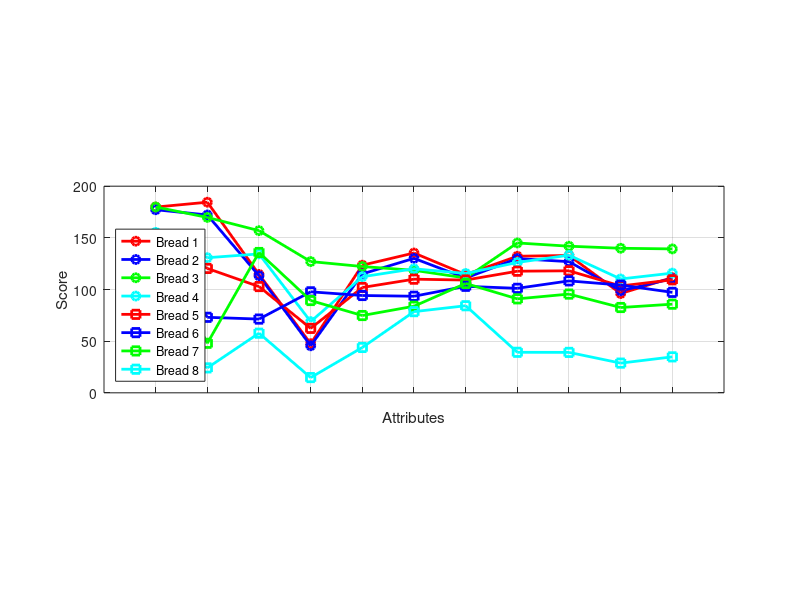
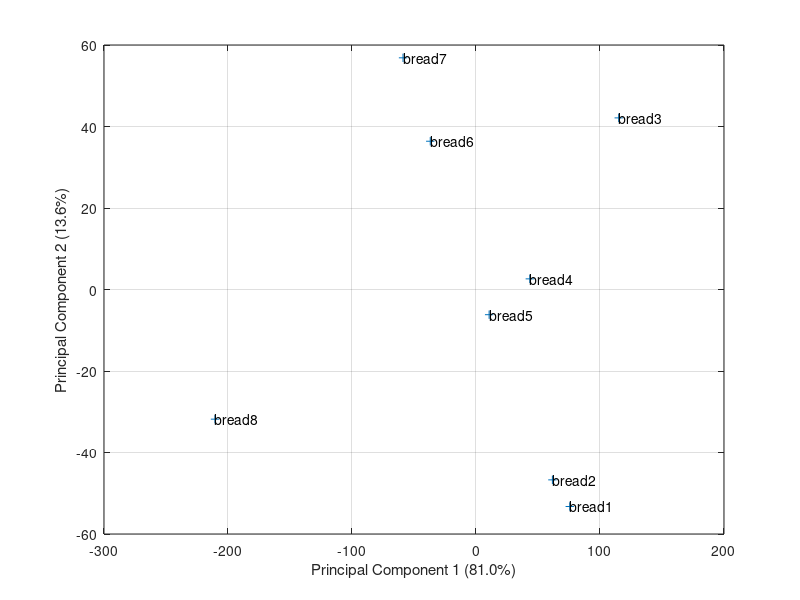
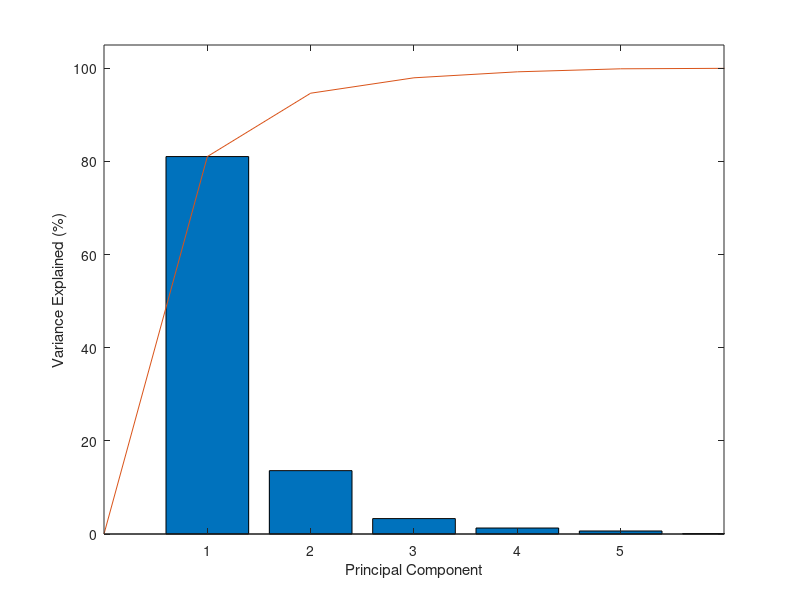

Write MATLAB code to recreate these figures, in order. (Note: this script raises an error after producing the figures.)
%Principal component analysis lecture

clear all
close all
clc

bread=importdata('breaddata_attributes.csv',',',1);
plot_bread_pictures=0;

%data contains all numerical values
%textdata contains all the text
%Skorpe,Krumme,Overflade,Kerner,Tungt,Taet,Saftigt,Maettende,Naerende,Fuldkorn,Fiber

%Extract data for each bread
bread1_idx=find(bread.data(:,3)==1);
bread1=bread.data(bread1_idx,5:end);
bread2_idx=find(bread.data(:,3)==2);
bread2=bread.data(bread2_idx,5:end);
bread3_idx=find(bread.data(:,3)==3);
bread3=bread.data(bread3_idx,5:end);
bread4_idx=find(bread.data(:,3)==4);
bread4=bread.data(bread4_idx,5:end);
bread5_idx=find(bread.data(:,3)==5);
bread5=bread.data(bread5_idx,5:end);
bread6_idx=find(bread.data(:,3)==6);
bread6=bread.data(bread6_idx,5:end);
bread7_idx=find(bread.data(:,3)==7);
bread7=bread.data(bread7_idx,5:end);
bread8_idx=find(bread.data(:,3)==8);
bread8=bread.data(bread8_idx,5:end);

%Calculating mean across test subjects for each bread
bread1_avg=mean(bread1,1);
bread2_avg=mean(bread2,1);
bread3_avg=mean(bread3,1);
bread4_avg=mean(bread4,1);
bread5_avg=mean(bread5,1);
bread6_avg=mean(bread6,1);
bread7_avg=mean(bread7,1);
bread8_avg=mean(bread8,1);
%%
%names=({'Sample1';'Sample2';'Sample3';'Sample4'});
names=({'Bread1';'Bread2';'Bread3';'Bread4';'Bread5';'Bread6';'Bread7';'Bread8'});

%Plotting a "profile" for each sample
figure;
plot([1:11],bread1_avg,'-or','linewidth',2)
hold on
plot([1:11],bread2_avg,'-ob','linewidth',2)
plot([1:11],bread3_avg,'-og','linewidth',2)
plot([1:11],bread4_avg,'-oc','linewidth',2)
plot([1:11],bread5_avg,'-sr','linewidth',2)
plot([1:11],bread6_avg,'-sb','linewidth',2)
plot([1:11],bread7_avg,'-sg','linewidth',2)
plot([1:11],bread8_avg,'-sc','linewidth',2)
axis([0 12 0 200])
xlabel('Attributes')
ylabel('Score')
legend('Bread 1','Bread 2','Bread 3','Bread 4','Bread 5','Bread 6','Bread 7','Bread 8','location','SouthWest')
set(gca,'xtick',[1:11])
%set(gca,'XTickLabel',['A';'B';'C';'D';'E';'F';'G';'H'])
set(gca,'XTickLabel',bread.textdata(5:end))
set(gca,'Plotboxaspectratio',[3 1 1])
grid on

%Arrange the input data
input_data=[bread1_avg;bread2_avg;bread3_avg;bread4_avg;bread5_avg;bread6_avg;bread7_avg;bread8_avg];

%Calling principal component analysis function
%[coefs,scores,variances] = princomp(input_data);    %This is the old matlab function (prior to Matlab r2012b)
[coefs_pca,scores_pca,latent_pca,tsquared_pca,explained_pca] = pca(input_data); %This is the new function. Note that it returns only data for the available dimensions
coefs=coefs_pca;
scores=scores_pca;
variances=latent_pca;
%Calculate explained variances in percent
percent_explained = 100*variances/sum(variances);

%Plot solution with PC1 and PC2
figure;
plot(scores(:,1),scores(:,2),'+')
xlabel(['Principal Component 1 (' num2str(percent_explained(1),'%.1f') '%)'])
ylabel(['Principal Component 2 (' num2str(percent_explained(2),'%.1f') '%)'])
grid on
text(scores(1,1),scores(1,2),'bread1')
text(scores(2,1),scores(2,2),'bread2')
text(scores(3,1),scores(3,2),'bread3')
text(scores(4,1),scores(4,2),'bread4')
text(scores(5,1),scores(5,2),'bread5')
text(scores(6,1),scores(6,2),'bread6')
text(scores(7,1),scores(7,2),'bread7')
text(scores(8,1),scores(8,2),'bread8')

%Explained variance
figure;

cumulative_percent_explained=cumsum(percent_explained);
%pareto(percent_explained) %does not show the last 5 %
bar(percent_explained)
hold on
plot([0:length(cumulative_percent_explained)],[0 cumulative_percent_explained'])
axis([0 6 0 105])
xlabel('Principal Component')
ylabel('Variance Explained (%)')
set(gca,'Xtick',[1 2 3 4 5])

%twodimensional biplot

figure

%varlbs = {'Att. A','Att. B','Att. C','Att. D','Att. E','Att. F','Att. G','Att. H'};
varlbs = bread.textdata(5:end)
obslbs = {'Bread 1','Bread 2','Bread 3','Bread 4','Bread 5','Bread 6','Bread 7','Bread 8'};
biplot(coefs(:,1:2),'scores',scores(:,1:2),'varlabels',varlbs,'obslabels',obslbs);
xlabel(['Principal Component 1 (' num2str(percent_explained(1),'%.1f') '%)'])
ylabel(['Principal Component 2 (' num2str(percent_explained(2),'%.1f') '%)'])
zlabel(['Principal Component 3 (' num2str(percent_explained(3),'%.1f') '%)'])
%biplot(coefs(:,1:2),'scores',scores(:,1:2));
axis([-1 1 -1 1])
scaling_factor=115.1/0.41426;
text(scores(1,1)/scaling_factor,scores(1,2)/scaling_factor,'Bread1','color',[1 0 0])
text(scores(2,1)/scaling_factor,scores(2,2)/scaling_factor,'Bread2','color',[1 0 0])
text(scores(3,1)/scaling_factor,scores(3,2)/scaling_factor,'Bread3','color',[1 0 0])
text(scores(4,1)/scaling_factor,scores(4,2)/scaling_factor,'Bread4','color',[1 0 0])
text(scores(5,1)/scaling_factor,scores(5,2)/scaling_factor,'Bread5','color',[1 0 0])
text(scores(6,1)/scaling_factor,scores(6,2)/scaling_factor,'Bread6','color',[1 0 0])
text(scores(7,1)/scaling_factor,scores(7,2)/scaling_factor,'Bread7','color',[1 0 0])
text(scores(8,1)/scaling_factor,scores(8,2)/scaling_factor,'Bread8','color',[1 0 0])

%Threedimensional biplot
figure

biplot(coefs(:,1:3),'scores',scores(:,1:3),'varlabels',varlbs,'obslabels',obslbs);
%biplot(coefs(:,1:2),'scores',scores(:,1:2));
xlabel(['Principal Component 1 (' num2str(percent_explained(1),'%.1f') '%)'])
ylabel(['Principal Component 2 (' num2str(percent_explained(2),'%.1f') '%)'])
zlabel(['Principal Component 3 (' num2str(percent_explained(3),'%.1f') '%)'])
axis([-1 1 -1 1 -1 1])

scaling_factor=115.1/0.53681;
text(scores(1,1)/scaling_factor,scores(1,2)/scaling_factor,scores(1,3)/scaling_factor,'Bread1','color',[1 0 0])
text(scores(2,1)/scaling_factor,scores(2,2)/scaling_factor,scores(2,3)/scaling_factor,'Bread2','color',[1 0 0])
text(scores(3,1)/scaling_factor,scores(3,2)/scaling_factor,scores(3,3)/scaling_factor,'Bread3','color',[1 0 0])
text(scores(4,1)/scaling_factor,scores(4,2)/scaling_factor,scores(4,3)/scaling_factor,'Bread4','color',[1 0 0])
text(scores(5,1)/scaling_factor,scores(5,2)/scaling_factor,scores(5,3)/scaling_factor,'Bread5','color',[1 0 0])
text(scores(6,1)/scaling_factor,scores(6,2)/scaling_factor,scores(6,3)/scaling_factor,'Bread6','color',[1 0 0])
text(scores(7,1)/scaling_factor,scores(7,2)/scaling_factor,scores(7,3)/scaling_factor,'Bread7','color',[1 0 0])
text(scores(8,1)/scaling_factor,scores(8,2)/scaling_factor,scores(8,3)/scaling_factor,'Bread8','color',[1 0 0])

if plot_bread_pictures
%% Place bread pictures in plot
imgscalefactor=0.1;
Opacy=0.9;
scaled_scores=scores./scaling_factor; %Scores scaled to biplot locations

img_b1 = imread('bread1.jpg');     % Load bread image
bread=1;
xImage = [scaled_scores(bread,1)-imgscalefactor scaled_scores(bread,1)+imgscalefactor; scaled_scores(bread,1)-imgscalefactor scaled_scores(bread,1)+imgscalefactor];   % The x data for the image corners
yImage = [scaled_scores(bread,2) scaled_scores(bread,2); scaled_scores(bread,2) scaled_scores(bread,2)];             % The y data for the image corners
zImage = [scaled_scores(bread,3)+imgscalefactor scaled_scores(bread,3)+imgscalefactor; scaled_scores(bread,3)-imgscalefactor scaled_scores(bread,3)-imgscalefactor];   % The z data for the image corners
hold on
surf(xImage,yImage,zImage,'CData',img_b1,'FaceColor','texturemap','EdgeColor','none','FaceAlpha',Opacy,'Clipping','off');   % Plot the surface
xImage = [scaled_scores(bread,1) scaled_scores(bread,1); scaled_scores(bread,1) scaled_scores(bread,1)];   % The x data for the image corners
yImage = [scaled_scores(bread,2)-imgscalefactor scaled_scores(bread,2)+imgscalefactor; scaled_scores(bread,2)-imgscalefactor scaled_scores(bread,2)+imgscalefactor];             % The y data for the image corners
zImage = [scaled_scores(bread,3)+imgscalefactor scaled_scores(bread,3)+imgscalefactor; scaled_scores(bread,3)-imgscalefactor scaled_scores(bread,3)-imgscalefactor];   % The z data for the image corners
surf(xImage,yImage,zImage,'CData',img_b1,'FaceColor','texturemap','EdgeColor','none','FaceAlpha',Opacy,'Clipping','off');   % Plot the surface
xImage = [scaled_scores(bread,1)-imgscalefactor scaled_scores(bread,1)+imgscalefactor; scaled_scores(bread,1)-imgscalefactor scaled_scores(bread,1)+imgscalefactor];   % The x data for the image corners
yImage = [scaled_scores(bread,2)+imgscalefactor scaled_scores(bread,2)+imgscalefactor; scaled_scores(bread,2)-imgscalefactor scaled_scores(bread,2)-imgscalefactor];             % The y data for the image corners
zImage = [scaled_scores(bread,3) scaled_scores(bread,3); scaled_scores(bread,3) scaled_scores(bread,3)];   % The z data for the image corners
surf(xImage,yImage,zImage,'CData',img_b1,'FaceColor','texturemap','EdgeColor','none','FaceAlpha',Opacy,'Clipping','off');   % Plot the surface

img_b2 = imread('bread2.jpg');     % Load bread image
bread=2;
xImage = [scaled_scores(bread,1)-imgscalefactor scaled_scores(bread,1)+imgscalefactor; scaled_scores(bread,1)-imgscalefactor scaled_scores(bread,1)+imgscalefactor];   % The x data for the image corners
yImage = [scaled_scores(bread,2) scaled_scores(bread,2); scaled_scores(bread,2) scaled_scores(bread,2)];             % The y data for the image corners
zImage = [scaled_scores(bread,3)+imgscalefactor scaled_scores(bread,3)+imgscalefactor; scaled_scores(bread,3)-imgscalefactor scaled_scores(bread,3)-imgscalefactor];   % The z data for the image corners
hold on
h=surf(xImage,yImage,zImage,'CData',img_b2,'FaceColor','texturemap','EdgeColor','none','FaceAlpha',Opacy,'Clipping','off');   % Plot the surface
xImage = [scaled_scores(bread,1) scaled_scores(bread,1); scaled_scores(bread,1) scaled_scores(bread,1)];   % The x data for the image corners
yImage = [scaled_scores(bread,2)-imgscalefactor scaled_scores(bread,2)+imgscalefactor; scaled_scores(bread,2)-imgscalefactor scaled_scores(bread,2)+imgscalefactor];             % The y data for the image corners
zImage = [scaled_scores(bread,3)+imgscalefactor scaled_scores(bread,3)+imgscalefactor; scaled_scores(bread,3)-imgscalefactor scaled_scores(bread,3)-imgscalefactor];   % The z data for the image corners
surf(xImage,yImage,zImage,'CData',img_b2,'FaceColor','texturemap','EdgeColor','none','FaceAlpha',Opacy,'Clipping','off');   % Plot the surface
xImage = [scaled_scores(bread,1)-imgscalefactor scaled_scores(bread,1)+imgscalefactor; scaled_scores(bread,1)-imgscalefactor scaled_scores(bread,1)+imgscalefactor];   % The x data for the image corners
yImage = [scaled_scores(bread,2)+imgscalefactor scaled_scores(bread,2)+imgscalefactor; scaled_scores(bread,2)-imgscalefactor scaled_scores(bread,2)-imgscalefactor];             % The y data for the image corners
zImage = [scaled_scores(bread,3) scaled_scores(bread,3); scaled_scores(bread,3) scaled_scores(bread,3)];   % The z data for the image corners
surf(xImage,yImage,zImage,'CData',img_b2,'FaceColor','texturemap','EdgeColor','none','FaceAlpha',Opacy,'Clipping','off');   % Plot the surface

img_b3 = imread('bread3.jpg');     % Load bread image
bread=3;
xImage = [scaled_scores(bread,1)-imgscalefactor scaled_scores(bread,1)+imgscalefactor; scaled_scores(bread,1)-imgscalefactor scaled_scores(bread,1)+imgscalefactor];   % The x data for the image corners
yImage = [scaled_scores(bread,2) scaled_scores(bread,2); scaled_scores(bread,2) scaled_scores(bread,2)];             % The y data for the image corners
zImage = [scaled_scores(bread,3)+imgscalefactor scaled_scores(bread,3)+imgscalefactor; scaled_scores(bread,3)-imgscalefactor scaled_scores(bread,3)-imgscalefactor];   % The z data for the image corners
hold on
surf(xImage,yImage,zImage,'CData',img_b3,'FaceColor','texturemap','EdgeColor','none','FaceAlpha',Opacy,'Clipping','off');   % Plot the surface
xImage = [scaled_scores(bread,1) scaled_scores(bread,1); scaled_scores(bread,1) scaled_scores(bread,1)];   % The x data for the image corners
yImage = [scaled_scores(bread,2)-imgscalefactor scaled_scores(bread,2)+imgscalefactor; scaled_scores(bread,2)-imgscalefactor scaled_scores(bread,2)+imgscalefactor];             % The y data for the image corners
zImage = [scaled_scores(bread,3)+imgscalefactor scaled_scores(bread,3)+imgscalefactor; scaled_scores(bread,3)-imgscalefactor scaled_scores(bread,3)-imgscalefactor];   % The z data for the image corners
surf(xImage,yImage,zImage,'CData',img_b3,'FaceColor','texturemap','EdgeColor','none','FaceAlpha',Opacy,'Clipping','off');   % Plot the surface
xImage = [scaled_scores(bread,1)-imgscalefactor scaled_scores(bread,1)+imgscalefactor; scaled_scores(bread,1)-imgscalefactor scaled_scores(bread,1)+imgscalefactor];   % The x data for the image corners
yImage = [scaled_scores(bread,2)+imgscalefactor scaled_scores(bread,2)+imgscalefactor; scaled_scores(bread,2)-imgscalefactor scaled_scores(bread,2)-imgscalefactor];             % The y data for the image corners
zImage = [scaled_scores(bread,3) scaled_scores(bread,3); scaled_scores(bread,3) scaled_scores(bread,3)];   % The z data for the image corners
surf(xImage,yImage,zImage,'CData',img_b3,'FaceColor','texturemap','EdgeColor','none','FaceAlpha',Opacy,'Clipping','off');   % Plot the surface

img_b4 = imread('bread4.jpg');     % Load bread image
bread=4;
xImage = [scaled_scores(bread,1)-imgscalefactor scaled_scores(bread,1)+imgscalefactor; scaled_scores(bread,1)-imgscalefactor scaled_scores(bread,1)+imgscalefactor];   % The x data for the image corners
yImage = [scaled_scores(bread,2) scaled_scores(bread,2); scaled_scores(bread,2) scaled_scores(bread,2)];             % The y data for the image corners
zImage = [scaled_scores(bread,3)+imgscalefactor scaled_scores(bread,3)+imgscalefactor; scaled_scores(bread,3)-imgscalefactor scaled_scores(bread,3)-imgscalefactor];   % The z data for the image corners
hold on
surf(xImage,yImage,zImage,'CData',img_b4,'FaceColor','texturemap','EdgeColor','none','FaceAlpha',Opacy,'Clipping','off');   % Plot the surface
xImage = [scaled_scores(bread,1) scaled_scores(bread,1); scaled_scores(bread,1) scaled_scores(bread,1)];   % The x data for the image corners
yImage = [scaled_scores(bread,2)-imgscalefactor scaled_scores(bread,2)+imgscalefactor; scaled_scores(bread,2)-imgscalefactor scaled_scores(bread,2)+imgscalefactor];             % The y data for the image corners
zImage = [scaled_scores(bread,3)+imgscalefactor scaled_scores(bread,3)+imgscalefactor; scaled_scores(bread,3)-imgscalefactor scaled_scores(bread,3)-imgscalefactor];   % The z data for the image corners
surf(xImage,yImage,zImage,'CData',img_b4,'FaceColor','texturemap','EdgeColor','none','FaceAlpha',Opacy,'Clipping','off');   % Plot the surface
xImage = [scaled_scores(bread,1)-imgscalefactor scaled_scores(bread,1)+imgscalefactor; scaled_scores(bread,1)-imgscalefactor scaled_scores(bread,1)+imgscalefactor];   % The x data for the image corners
yImage = [scaled_scores(bread,2)+imgscalefactor scaled_scores(bread,2)+imgscalefactor; scaled_scores(bread,2)-imgscalefactor scaled_scores(bread,2)-imgscalefactor];             % The y data for the image corners
zImage = [scaled_scores(bread,3) scaled_scores(bread,3); scaled_scores(bread,3) scaled_scores(bread,3)];   % The z data for the image corners
surf(xImage,yImage,zImage,'CData',img_b4,'FaceColor','texturemap','EdgeColor','none','FaceAlpha',Opacy,'Clipping','off');   % Plot the surface

img_b5 = imread('bread5.jpg');     % Load bread image
bread=5;
xImage = [scaled_scores(bread,1)-imgscalefactor scaled_scores(bread,1)+imgscalefactor; scaled_scores(bread,1)-imgscalefactor scaled_scores(bread,1)+imgscalefactor];   % The x data for the image corners
yImage = [scaled_scores(bread,2) scaled_scores(bread,2); scaled_scores(bread,2) scaled_scores(bread,2)];             % The y data for the image corners
zImage = [scaled_scores(bread,3)+imgscalefactor scaled_scores(bread,3)+imgscalefactor; scaled_scores(bread,3)-imgscalefactor scaled_scores(bread,3)-imgscalefactor];   % The z data for the image corners
hold on
surf(xImage,yImage,zImage,'CData',img_b5,'FaceColor','texturemap','EdgeColor','none','FaceAlpha',Opacy,'Clipping','off');   % Plot the surface
xImage = [scaled_scores(bread,1) scaled_scores(bread,1); scaled_scores(bread,1) scaled_scores(bread,1)];   % The x data for the image corners
yImage = [scaled_scores(bread,2)-imgscalefactor scaled_scores(bread,2)+imgscalefactor; scaled_scores(bread,2)-imgscalefactor scaled_scores(bread,2)+imgscalefactor];             % The y data for the image corners
zImage = [scaled_scores(bread,3)+imgscalefactor scaled_scores(bread,3)+imgscalefactor; scaled_scores(bread,3)-imgscalefactor scaled_scores(bread,3)-imgscalefactor];   % The z data for the image corners
surf(xImage,yImage,zImage,'CData',img_b5,'FaceColor','texturemap','EdgeColor','none','FaceAlpha',Opacy,'Clipping','off');   % Plot the surface
xImage = [scaled_scores(bread,1)-imgscalefactor scaled_scores(bread,1)+imgscalefactor; scaled_scores(bread,1)-imgscalefactor scaled_scores(bread,1)+imgscalefactor];   % The x data for the image corners
yImage = [scaled_scores(bread,2)+imgscalefactor scaled_scores(bread,2)+imgscalefactor; scaled_scores(bread,2)-imgscalefactor scaled_scores(bread,2)-imgscalefactor];             % The y data for the image corners
zImage = [scaled_scores(bread,3) scaled_scores(bread,3); scaled_scores(bread,3) scaled_scores(bread,3)];   % The z data for the image corners
surf(xImage,yImage,zImage,'CData',img_b5,'FaceColor','texturemap','EdgeColor','none','FaceAlpha',Opacy,'Clipping','off');   % Plot the surface

img_b6 = imread('bread6.jpg');     % Load bread image
bread=6;
xImage = [scaled_scores(bread,1)-imgscalefactor scaled_scores(bread,1)+imgscalefactor; scaled_scores(bread,1)-imgscalefactor scaled_scores(bread,1)+imgscalefactor];   % The x data for the image corners
yImage = [scaled_scores(bread,2) scaled_scores(bread,2); scaled_scores(bread,2) scaled_scores(bread,2)];             % The y data for the image corners
zImage = [scaled_scores(bread,3)+imgscalefactor scaled_scores(bread,3)+imgscalefactor; scaled_scores(bread,3)-imgscalefactor scaled_scores(bread,3)-imgscalefactor];   % The z data for the image corners
hold on
surf(xImage,yImage,zImage,'CData',img_b6,'FaceColor','texturemap','EdgeColor','none','FaceAlpha',Opacy,'Clipping','off');   % Plot the surface
xImage = [scaled_scores(bread,1) scaled_scores(bread,1); scaled_scores(bread,1) scaled_scores(bread,1)];   % The x data for the image corners
yImage = [scaled_scores(bread,2)-imgscalefactor scaled_scores(bread,2)+imgscalefactor; scaled_scores(bread,2)-imgscalefactor scaled_scores(bread,2)+imgscalefactor];             % The y data for the image corners
zImage = [scaled_scores(bread,3)+imgscalefactor scaled_scores(bread,3)+imgscalefactor; scaled_scores(bread,3)-imgscalefactor scaled_scores(bread,3)-imgscalefactor];   % The z data for the image corners
surf(xImage,yImage,zImage,'CData',img_b6,'FaceColor','texturemap','EdgeColor','none','FaceAlpha',Opacy,'Clipping','off');   % Plot the surface
xImage = [scaled_scores(bread,1)-imgscalefactor scaled_scores(bread,1)+imgscalefactor; scaled_scores(bread,1)-imgscalefactor scaled_scores(bread,1)+imgscalefactor];   % The x data for the image corners
yImage = [scaled_scores(bread,2)+imgscalefactor scaled_scores(bread,2)+imgscalefactor; scaled_scores(bread,2)-imgscalefactor scaled_scores(bread,2)-imgscalefactor];             % The y data for the image corners
zImage = [scaled_scores(bread,3) scaled_scores(bread,3); scaled_scores(bread,3) scaled_scores(bread,3)];   % The z data for the image corners
surf(xImage,yImage,zImage,'CData',img_b6,'FaceColor','texturemap','EdgeColor','none','FaceAlpha',Opacy,'Clipping','off');   % Plot the surface

img_b7 = imread('bread7.jpg');     % Load bread image
bread=7;
xImage = [scaled_scores(bread,1)-imgscalefactor scaled_scores(bread,1)+imgscalefactor; scaled_scores(bread,1)-imgscalefactor scaled_scores(bread,1)+imgscalefactor];   % The x data for the image corners
yImage = [scaled_scores(bread,2) scaled_scores(bread,2); scaled_scores(bread,2) scaled_scores(bread,2)];             % The y data for the image corners
zImage = [scaled_scores(bread,3)+imgscalefactor scaled_scores(bread,3)+imgscalefactor; scaled_scores(bread,3)-imgscalefactor scaled_scores(bread,3)-imgscalefactor];   % The z data for the image corners
hold on
surf(xImage,yImage,zImage,'CData',img_b7,'FaceColor','texturemap','EdgeColor','none','FaceAlpha',Opacy,'Clipping','off');   % Plot the surface
xImage = [scaled_scores(bread,1) scaled_scores(bread,1); scaled_scores(bread,1) scaled_scores(bread,1)];   % The x data for the image corners
yImage = [scaled_scores(bread,2)-imgscalefactor scaled_scores(bread,2)+imgscalefactor; scaled_scores(bread,2)-imgscalefactor scaled_scores(bread,2)+imgscalefactor];             % The y data for the image corners
zImage = [scaled_scores(bread,3)+imgscalefactor scaled_scores(bread,3)+imgscalefactor; scaled_scores(bread,3)-imgscalefactor scaled_scores(bread,3)-imgscalefactor];   % The z data for the image corners
surf(xImage,yImage,zImage,'CData',img_b7,'FaceColor','texturemap','EdgeColor','none','FaceAlpha',Opacy,'Clipping','off');   % Plot the surface
xImage = [scaled_scores(bread,1)-imgscalefactor scaled_scores(bread,1)+imgscalefactor; scaled_scores(bread,1)-imgscalefactor scaled_scores(bread,1)+imgscalefactor];   % The x data for the image corners
yImage = [scaled_scores(bread,2)+imgscalefactor scaled_scores(bread,2)+imgscalefactor; scaled_scores(bread,2)-imgscalefactor scaled_scores(bread,2)-imgscalefactor];             % The y data for the image corners
zImage = [scaled_scores(bread,3) scaled_scores(bread,3); scaled_scores(bread,3) scaled_scores(bread,3)];   % The z data for the image corners
surf(xImage,yImage,zImage,'CData',img_b7,'FaceColor','texturemap','EdgeColor','none','FaceAlpha',Opacy,'Clipping','off');   % Plot the surface

img_b8 = imread('bread8.jpg');     % Load bread image
bread=8;
xImage = [scaled_scores(bread,1)-imgscalefactor scaled_scores(bread,1)+imgscalefactor; scaled_scores(bread,1)-imgscalefactor scaled_scores(bread,1)+imgscalefactor];   % The x data for the image corners
yImage = [scaled_scores(bread,2) scaled_scores(bread,2); scaled_scores(bread,2) scaled_scores(bread,2)];             % The y data for the image corners
zImage = [scaled_scores(bread,3)+imgscalefactor scaled_scores(bread,3)+imgscalefactor; scaled_scores(bread,3)-imgscalefactor scaled_scores(bread,3)-imgscalefactor];   % The z data for the image corners
hold on
surf(xImage,yImage,zImage,'CData',img_b8,'FaceColor','texturemap','EdgeColor','none','FaceAlpha',Opacy,'Clipping','off');   % Plot the surface
xImage = [scaled_scores(bread,1) scaled_scores(bread,1); scaled_scores(bread,1) scaled_scores(bread,1)];   % The x data for the image corners
yImage = [scaled_scores(bread,2)-imgscalefactor scaled_scores(bread,2)+imgscalefactor; scaled_scores(bread,2)-imgscalefactor scaled_scores(bread,2)+imgscalefactor];             % The y data for the image corners
zImage = [scaled_scores(bread,3)+imgscalefactor scaled_scores(bread,3)+imgscalefactor; scaled_scores(bread,3)-imgscalefactor scaled_scores(bread,3)-imgscalefactor];   % The z data for the image corners
surf(xImage,yImage,zImage,'CData',img_b8,'FaceColor','texturemap','EdgeColor','none','FaceAlpha',Opacy,'Clipping','off');   % Plot the surface
xImage = [scaled_scores(bread,1)-imgscalefactor scaled_scores(bread,1)+imgscalefactor; scaled_scores(bread,1)-imgscalefactor scaled_scores(bread,1)+imgscalefactor];   % The x data for the image corners
yImage = [scaled_scores(bread,2)+imgscalefactor scaled_scores(bread,2)+imgscalefactor; scaled_scores(bread,2)-imgscalefactor scaled_scores(bread,2)-imgscalefactor];             % The y data for the image corners
zImage = [scaled_scores(bread,3) scaled_scores(bread,3); scaled_scores(bread,3) scaled_scores(bread,3)];   % The z data for the image corners
surf(xImage,yImage,zImage,'CData',img_b8,'FaceColor','texturemap','EdgeColor','none','FaceAlpha',Opacy,'Clipping','off');   % Plot the surface
end

%Skorpe,Krumme,Overflade,Kerner,Tungt,Taet,Saftigt,Maettende,Naerende,Fuldkorn,Fiber
%Table of Principal component analysis and attribute loadings
disp('Principal component analysis')
disp('----------------------------      Loadings')
disp(sprintf('Attribute:                PC1(%.1f%%) PC2(%.1f%%) PC3(%.1f%%) ',percent_explained(1),percent_explained(2),percent_explained(3)))
disp(sprintf('Skorpe                      %.3f      %.3f      %.3f     ',coefs(1,1),coefs(1,2),coefs(1,3)))
disp(sprintf('Krumme                      %.3f      %.3f      %.3f     ',coefs(2,1),coefs(2,2),coefs(2,3)))
disp(sprintf('Overflade                   %.3f      %.3f      %.3f     ',coefs(3,1),coefs(3,2),coefs(3,3)))
disp(sprintf('Kerner                      %.3f      %.3f      %.3f     ',coefs(4,1),coefs(4,2),coefs(4,3)))
disp(sprintf('Tungt                       %.3f      %.3f      %.3f     ',coefs(5,1),coefs(5,2),coefs(5,3)))
disp(sprintf('Taet                        %.3f      %.3f      %.3f     ',coefs(6,1),coefs(6,2),coefs(6,3)))
disp(sprintf('Saftigt                     %.3f      %.3f      %.3f     ',coefs(7,1),coefs(7,2),coefs(7,3)))
disp(sprintf('Maettende                   %.3f      %.3f      %.3f     ',coefs(8,1),coefs(8,2),coefs(8,3)))
disp(sprintf('Naerende                    %.3f      %.3f      %.3f     ',coefs(9,1),coefs(9,2),coefs(9,3)))
disp(sprintf('Fuldkorn                    %.3f      %.3f      %.3f     ',coefs(10,1),coefs(10,2),coefs(10,3)))
disp(sprintf('Fiber                       %.3f      %.3f      %.3f     ',coefs(11,1),coefs(11,2),coefs(11,3)))

return

%rotate "factors/components"
[coefs_rotated,T] = rotatefactors(coefs(:,1:3));  %uses default VARIMAX. T contains the rotation matrix
%[coefs_rotated,T] = rotatefactors(coefs(:,1:3),'method','varimax','normalize','off'); %T contains the rotation matrix
%[coefs_rotated,T] = rotatefactors(coefs(:,1:3),'method','varimax','normalize','on');  %T contains the rotation matrix
%[coefs_rotated,T] = rotatefactors(coefs(:,1:3),'method','equamax','normalize','on');  %T contains the rotation matrix

scores_rotated=scores(:,1:3)*T;

%calculate variances of rotated scores
variances_rotated=var(scores_rotated,0,1);

%Calculate explained variances in percent from rotated
percent_explained_rotated = 100*variances_rotated/sum(variances);

percent_explained_rotated=[percent_explained_rotated 0];


%Explained variance
figure;

cumulative_percent_explained_rotated=cumsum(percent_explained_rotated);
%pareto(percent_explained_rotated) %does not show the last 5 %
bar(percent_explained_rotated)
hold on
plot([0:length(cumulative_percent_explained_rotated)],[0 cumulative_percent_explained_rotated])
axis([0 6 0 105])
xlabel('Principal Component (rotated)')
ylabel('Variance Explained (%)')
set(gca,'Xtick',[1 2 3 4 5])
title('Rotated')

%Plot solution with PC1 and PC2
figure;
plot(scores_rotated(:,1),scores_rotated(:,2),'+')
xlabel(['Principal Component 1 (Rotated) (' num2str(percent_explained_rotated(1),'%.1f') '%)'])
ylabel(['Principal Component 2 (Rotated) (' num2str(percent_explained_rotated(2),'%.1f') '%)'])
grid on
text(scores_rotated(1,1),scores_rotated(1,2),'Bread1')
text(scores_rotated(2,1),scores_rotated(2,2),'Bread2')
text(scores_rotated(3,1),scores_rotated(3,2),'Bread3')
text(scores_rotated(4,1),scores_rotated(4,2),'Bread4')
text(scores_rotated(5,1),scores_rotated(5,2),'Bread5')
text(scores_rotated(6,1),scores_rotated(6,2),'Bread6')
text(scores_rotated(7,1),scores_rotated(7,2),'Bread7')
text(scores_rotated(8,1),scores_rotated(8,2),'Bread8')

%Table of Principal component analysis and attribute loadings
B=[coefs_rotated zeros(11,1)];%fill in zeros for PC4
%Skorpe,Krumme,Overflade,Kerner,Tungt,Taet,Saftigt,Maettende,Naerende,Fuldkorn,Fiber
disp('Principal component analysis - (rotated VARIMAX)')
disp('----------------------------      Loadings')
disp(sprintf('Attribute:                PC1(%.1f%%) PC2(%.1f%%) PC3(%.1f%%)',percent_explained_rotated(1),percent_explained_rotated(2),percent_explained_rotated(3)))
disp(sprintf('Skorpe                      %.3f      %.3f      %.3f     ',B(1,1),B(1,2),B(1,3)))
disp(sprintf('Krumme                      %.3f      %.3f      %.3f     ',B(2,1),B(2,2),B(2,3)))
disp(sprintf('Overflade                   %.3f      %.3f      %.3f     ',B(3,1),B(3,2),B(3,3)))
disp(sprintf('Kerner                      %.3f      %.3f      %.3f     ',B(4,1),B(4,2),B(4,3)))
disp(sprintf('Tungt                       %.3f      %.3f      %.3f     ',B(5,1),B(5,2),B(5,3)))
disp(sprintf('Taet                        %.3f      %.3f      %.3f     ',B(6,1),B(6,2),B(6,3)))
disp(sprintf('Saftigt                     %.3f      %.3f      %.3f     ',B(7,1),B(7,2),B(7,3)))
disp(sprintf('Maettende                   %.3f      %.3f      %.3f     ',B(8,1),B(8,2),B(8,3)))
disp(sprintf('Naerende                    %.3f      %.3f      %.3f     ',B(9,1),B(9,2),B(9,3)))
disp(sprintf('Fuldkorn                    %.3f      %.3f      %.3f     ',B(10,1),B(10,2),B(10,3)))
disp(sprintf('Fiber                       %.3f      %.3f      %.3f     ',B(11,1),B(11,2),B(11,3)))

%twodimensional biplot

figure

%varlbs = {'Att. A','Att. B','Att. C','Att. D','Att. E','Att. F','Att. G','Att. H'};
%obslbs = {'Stimulus 1','Stimulus 2','Stimulus 3','Stimulus 4'};
biplot(coefs_rotated(:,1:2),'scores',scores_rotated(:,1:2),'varlabels',varlbs,'obslabels',obslbs);
xlabel(['Principal Component 1 (Rotated) (' num2str(percent_explained_rotated(1),'%.1f') '%)'])
ylabel(['Principal Component 2 (Rotated) (' num2str(percent_explained_rotated(2),'%.1f') '%)'])
zlabel(['Principal Component 3 (Rotated) (' num2str(percent_explained_rotated(3),'%.1f') '%)'])

axis([-1 1 -1 1])
scaling_factor=108.7/0.43819;
text(scores_rotated(1,1)/scaling_factor,-scores_rotated(1,2)/scaling_factor,'Bread1','color',[1 0 0])
text(scores_rotated(2,1)/scaling_factor,-scores_rotated(2,2)/scaling_factor,'Bread2','color',[1 0 0])
text(scores_rotated(3,1)/scaling_factor,-scores_rotated(3,2)/scaling_factor,'Bread3','color',[1 0 0])
text(scores_rotated(4,1)/scaling_factor,-scores_rotated(4,2)/scaling_factor,'Bread4','color',[1 0 0])
text(scores_rotated(5,1)/scaling_factor,-scores_rotated(5,2)/scaling_factor,'Bread5','color',[1 0 0])
text(scores_rotated(6,1)/scaling_factor,-scores_rotated(6,2)/scaling_factor,'Bread6','color',[1 0 0])
text(scores_rotated(7,1)/scaling_factor,-scores_rotated(7,2)/scaling_factor,'Bread7','color',[1 0 0])
text(scores_rotated(8,1)/scaling_factor,-scores_rotated(8,2)/scaling_factor,'Bread8','color',[1 0 0])

%Threedimensional biplot
figure

biplot(coefs_rotated,'scores',scores_rotated,'varlabels',varlbs,'obslabels',obslbs);

xlabel(['Principal Component 1 (rotated) (' num2str(percent_explained_rotated(1),'%.1f') '%)'])
ylabel(['Principal Component 2 (rotated) (' num2str(percent_explained_rotated(2),'%.1f') '%)'])
zlabel(['Principal Component 3 (rotated) (' num2str(percent_explained_rotated(3),'%.1f') '%)'])
axis([-1 1 -1 1 -1 1])

scaling_factor=108.7/0.57016;
text(scores_rotated(1,1)/scaling_factor,-scores_rotated(1,2)/scaling_factor,scores_rotated(1,3)/scaling_factor,'Bread1','color',[1 0 0])
text(scores_rotated(2,1)/scaling_factor,-scores_rotated(2,2)/scaling_factor,scores_rotated(2,3)/scaling_factor,'Bread2','color',[1 0 0])
text(scores_rotated(3,1)/scaling_factor,-scores_rotated(3,2)/scaling_factor,scores_rotated(3,3)/scaling_factor,'Bread3','color',[1 0 0])
text(scores_rotated(4,1)/scaling_factor,-scores_rotated(4,2)/scaling_factor,scores_rotated(4,3)/scaling_factor,'Bread4','color',[1 0 0])
text(scores_rotated(5,1)/scaling_factor,-scores_rotated(5,2)/scaling_factor,scores_rotated(5,3)/scaling_factor,'Bread5','color',[1 0 0])
text(scores_rotated(6,1)/scaling_factor,-scores_rotated(6,2)/scaling_factor,scores_rotated(6,3)/scaling_factor,'Bread6','color',[1 0 0])
text(scores_rotated(7,1)/scaling_factor,-scores_rotated(7,2)/scaling_factor,scores_rotated(7,3)/scaling_factor,'Bread7','color',[1 0 0])
text(scores_rotated(8,1)/scaling_factor,-scores_rotated(8,2)/scaling_factor,scores_rotated(8,3)/scaling_factor,'Bread8','color',[1 0 0])